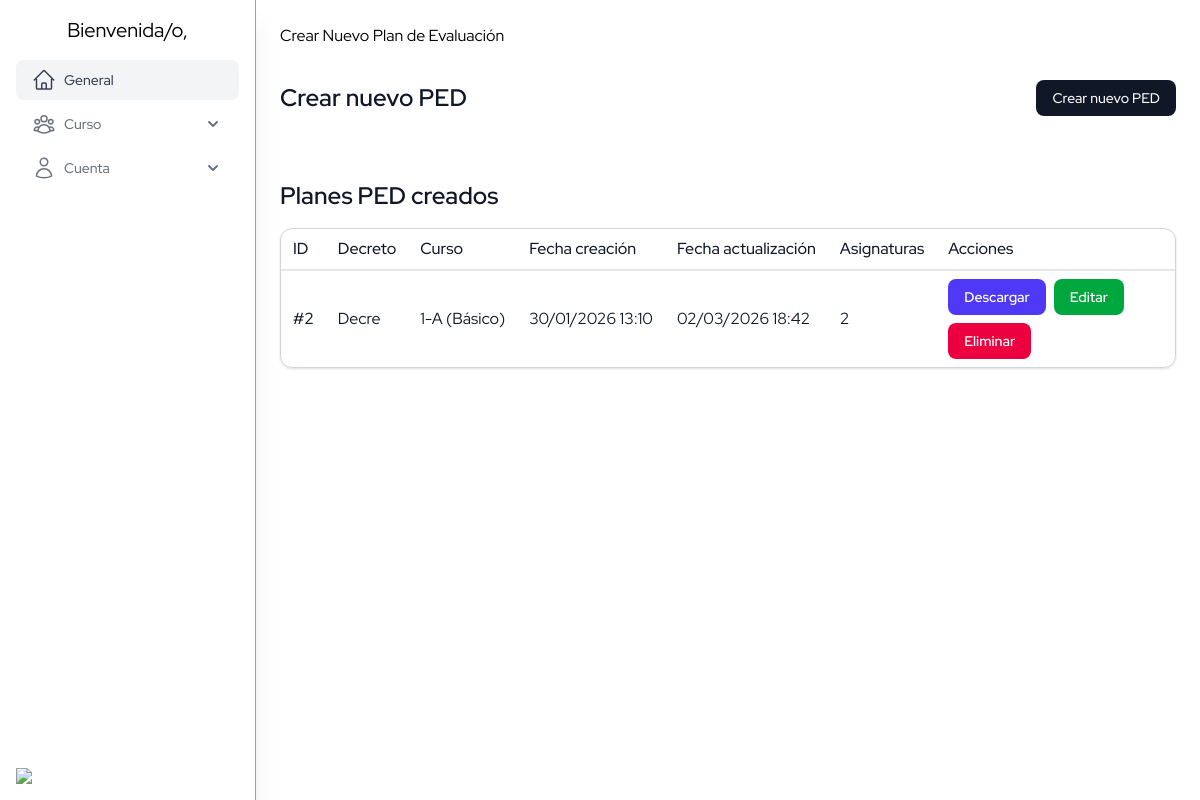
Screenshot of /ped/formulario/ with the database file from the repository.
### ped/models.py (models this page shows, shortened)
class PlanEvaluacion(models.Model):
    decreto = models.ForeignKey(
        Decreto,
        on_delete=models.PROTECT,
        related_name='planes'
    )
    curso = models.ForeignKey(
        Curso,
        on_delete=models.PROTECT,
        related_name='planes_evaluacion',
        null=True,
        blank=True
    )
    objetivo_general = models.TextField(blank=True)
    creado_en = models.DateTimeField(auto_now_add=True)
    actualizado_en = models.DateTimeField(auto_now=True)

class Decreto(models.Model):
    nombre = models.CharField(max_length=150)

### core/models.py (models this page shows, shortened)
class DateTime(models.Model):
    created_at = models.DateTimeField(auto_now_add=True)
    updated_at = models.DateTimeField(auto_now=True)
    class Meta:
        abstract = True

class Curso(DateTime):
    level = models.CharField(max_length=10, choices=Nivel.choices, default=Nivel.BASIC)
    name = models.CharField(max_length=25)
    sala_id = models.ForeignKey(
        Sala, on_delete=models.CASCADE, related_name="cursos", null=True
    )

### ped/views.py (the view, shortened to what this page needs)
# urls.py: path("formulario/", views.formulario_view, name="formulario"),
def formulario_view(request):
    decretos = Decreto.objects.all()
    asignaturas = Asignatura.objects.prefetch_related('ejes').all()
    cursos = Curso.objects.all().order_by('name')
    selected_asignaturas = []
    selected_decreto = None
    selected_curso = None
    errors = []
    form_values = request.POST if request.method == "POST" else {}
    planes = PlanEvaluacion.objects.select_related('decreto', 'curso').prefetch_related(
        'plan_asignaturas__asignatura',
        'plan_asignaturas__plan_ejes__eje',
        'objetivos_generales',
    ).order_by('-creado_en')
    context = {
        "page_title": "Formulario PED",
        "decretos": decretos,
        "asignaturas": asignaturas,
        "cursos": cursos,
        "selected_asignaturas": selected_asignaturas,
        "selected_decreto": selected_decreto,
        "selected_curso": selected_curso,
        "errors": errors,
        "form_values": form_values,
        "planes": planes,
        "form_expanded": request.method == "POST" or bool(selected_asignaturas) or bool(errors),
        "is_editing": False,
    }
    return render(request, "ped/formulario.html", context)

### core/a.py (called while the page is built)
def estudiantes_global(request):
    student = Estudiante.objects.all()
    users = User.objects.filter(role="TEACHER")
    return {
        'estudiantes': student,
        'users': users
    }

### ped/templatetags/ped_extras.py (called while the page is built)
@register.filter(name="get_value")
def get_value(data, key):
    if not key:
        return ""
    getter = getattr(data, "get", None)
    if callable(getter):
        return getter(key, "")
    if isinstance(data, dict):
        return data.get(key, "")
    return ""

@register.simple_tag(name="field_name")
def field_name(prefix, identifier):
    return f"{prefix}{identifier}"

@register.simple_tag(name="checked_option")
def checked_option(form_data, field_name, value):
    str_value = str(value)
    values = []
    getlist = getattr(form_data, "getlist", None)
    if callable(getlist):
        values = [str(v) for v in getlist(field_name)]
    elif isinstance(form_data, dict):
        current = form_data.get(field_name)
        if isinstance(current, (list, tuple)):
            values = [str(v) for v in current]
        elif current is not None:
            values = [str(current)]
    return str_value in values

### ped/templates/ped/formulario.html (shortened to what this page needs)
{% extends 'base.html' %}
{% load ped_extras %}
{% block content %}
<h1>{% if is_editing %}Editar Plan de Evaluación #{{ plan_id }}{% else %}Crear Nuevo Plan de Evaluación{% endif %}</h1>
<section class="mt-8 flex flex-col">
    <div class="mb-4 flex items-center justify-between">
        <h2 class="text-2xl font-semibold text-gray-900 dark:text-white">Crear nuevo PED</h2>
        <button type="button" id="toggle-formulario" class="block rounded-lg bg-gray-900 px-4 py-2 text-sm font-medium text-white transition hover:bg-gray-800 dark:bg-gray-600 dark:hover:bg-gray-700">
        </button>
    </div>
</section>
<section class="mt-12 flex flex-col">
    <h2 class="mb-4 text-2xl font-semibold text-gray-900 dark:text-white">Planes PED creados</h2>
    {% if planes %}
    <div class="max-h-100 overflow-x-auto rounded-xl border border-gray-300 shadow-sm dark:border-gray-600">
        <table class="min-w-full divide-y-2 divide-gray-200 dark:divide-gray-700">
            <thead class="text-left">
                <tr class="*:font-medium *:text-gray-900 dark:*:text-white">
                    <th class="px-3 py-2 whitespace-nowrap">ID</th>
                    <th class="px-3 py-2 whitespace-nowrap">Decreto</th>
                    <th class="px-3 py-2 whitespace-nowrap">Curso</th>
                    <th class="px-3 py-2 whitespace-nowrap">Fecha creación</th>
                    <th class="px-3 py-2 whitespace-nowrap">Fecha actualización</th>
                    <th class="px-3 py-2 whitespace-nowrap">Asignaturas</th>
                    <th class="px-3 py-2 whitespace-nowrap">Acciones</th>
                </tr>
            </thead>
            <tbody class="divide-y divide-gray-200 dark:divide-gray-700 dark:bg-gray-900">
                {% for plan in planes %}
                <tr class="*:text-gray-900 *:first:font-medium dark:*:text-white">
                    <td class="px-3 py-2 whitespace-nowrap">#{{ plan.id }}</td>
                    <td class="px-3 py-2 whitespace-nowrap">{{ plan.decreto.nombre }}</td>
                    <td class="px-3 py-2 whitespace-nowrap">
                        {% if plan.curso %}
                            {{ plan.curso.name }} ({{ plan.curso.get_level_display }})
                        {% else %}
                            Sin curso
                        {% endif %}
                    </td>
                    <td class="px-3 py-2 whitespace-nowrap">{{ plan.creado_en|date:"d/m/Y H:i" }}</td>
                    <td class="px-3 py-2 whitespace-nowrap">{{ plan.actualizado_en|date:"d/m/Y H:i" }}</td>
                    <td class="px-3 py-2 whitespace-nowrap">{{ plan.plan_asignaturas.count }}</td>
                    <td class="px-3 py-2 whitespace-nowrap">
                        <div class="flex flex-wrap gap-2">
                            <a class="inline-block rounded-lg bg-indigo-600 px-4 py-2 text-sm font-semibold text-white hover:bg-indigo-700"
                                href="{% url 'ped:plan_pdf' plan.id %}" download>
                                Descargar
                            </a>
                            <a href="{% url 'ped:plan_edit' plan.id %}" class="inline-block rounded-lg bg-green-600 px-4 py-2 text-sm font-semibold text-white hover:bg-green-700" title="Editar">Editar</a>
                            <form method="post" action="{% url 'ped:plan_eliminar' plan.id %}" class="inline">
                                <button type="submit"
                                    class="inline-flex items-center rounded-lg bg-rose-600 px-4 py-2 text-sm font-semibold text-white hover:bg-rose-700"
                                    onclick="return confirm('¿Seguro que deseas eliminar el Plan #{{ plan.id }}?');">
                                    Eliminar
                                </button>
                            </form>
                        </div>
                    </td>
                </tr>
                {% endfor %}
            </tbody>
        </table>
    </div>
    {% else %}
    <p class="text-sm text-gray-600 dark:text-gray-300">No se han creado planes de evaluación todavía.</p>
    {% endif %}
</section>
{% endblock %}

### templates/base.html (style rules this page uses)
body { font-family: 'Red Hat Display', sans-serif; }

### rows the page displays
PlanEvaluacion: id "2", decreto.nombre "Decre", curso.name "1-A", curso.level "Básico", creado_en "30/01/2026 13:10", actualizado_en "02/03/2026 18:42", plan_asignaturas.count "2"
